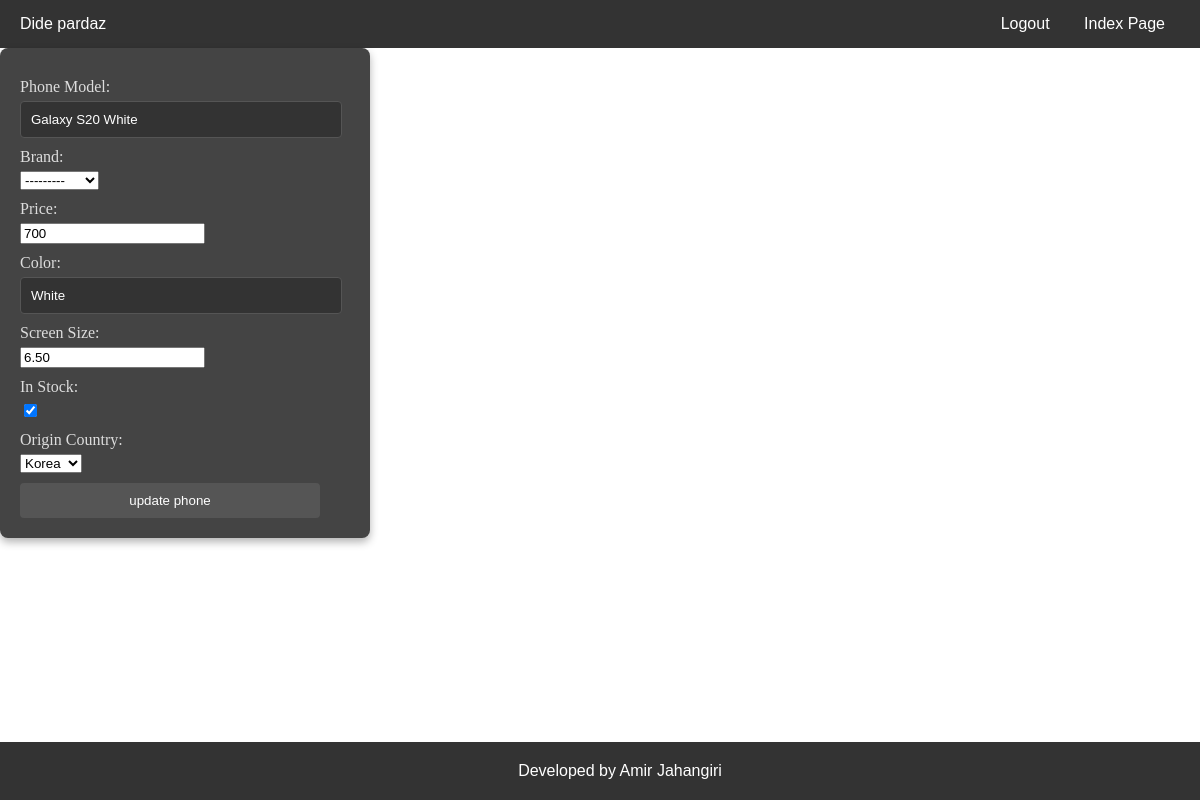
The app's page /update-phone/1 (signed in), older data.
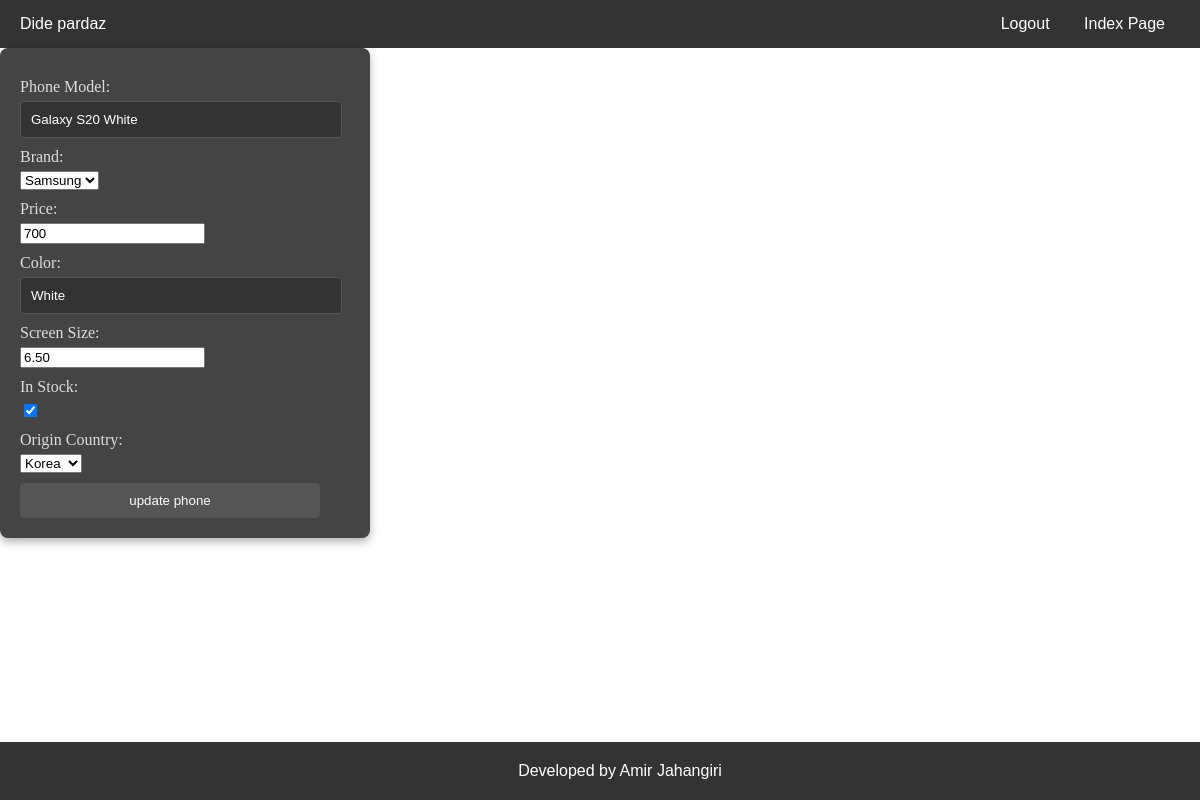
The same page, newer data.
### phone/models.py (models this page shows, shortened)
class Phone(models.Model):
    model = models.CharField(max_length=100, unique=True, verbose_name='phone Model', db_index=True)
    brand = models.ForeignKey('Brand', on_delete=models.CASCADE, verbose_name='Brand', related_name='phones', null=True,
                              blank=True)  # todo : remnvoe null blank
    price = models.PositiveIntegerField(validators=[MinValueValidator(1), ], verbose_name='Price', db_index=True)
    color = models.CharField(max_length=100, verbose_name='Color')
    screen_size = models.DecimalField(
        max_digits=4,
        decimal_places=2,
        validators=[MinValueValidator(0.01)],
        verbose_name='Screen Size'
    )
    in_stock = models.BooleanField(default=True, verbose_name='In Stock')
    origin_country = models.ForeignKey('Country', on_delete=models.CASCADE, verbose_name='Origin Country',
                                       db_index=True)
    created_at = models.DateTimeField(auto_now_add=True, verbose_name='Created at', null=True, blank=True)
    updated_at = models.DateTimeField(auto_now=True, verbose_name='Updated at', null=True, blank=True)
    is_active = models.BooleanField(default=True, verbose_name='is Active')

### phone/views.py (the view, shortened to what this page needs)
# urls.py: path('update-phone/<int:id>', views.UpdatePhoneView.as_view(), name='update-phone'),
class UpdatePhoneView(LoginRequiredMixin, View):
    template_name = 'phone/update_phone.html'
    form_class = CreateUpdatePhoneForm
    def setup(self, request, *args, **kwargs):
        self.phone_instance = get_object_or_404(Phone, id=kwargs.get('id'))
        return super().setup(request, *args, **kwargs)
    def get(self, request, *args, **kwargs):
        form = self.form_class(instance=self.phone_instance)
        return render(request, 'phone/update_phone.html', {'form': form})

### phone/forms.py
class CreateUpdatePhoneForm(forms.ModelForm):
    class Meta:
        model = Phone
        fields = ['model', 'brand', 'price', 'color', 'screen_size', 'in_stock', 'origin_country']

### phone/models.py (called while the page is built)
    def __str__(self):
        return self.name

    def __str__(self):
        return self.title

### phone/templates/phone/update_phone.html (shortened to what this page needs)
{% extends 'base.html' %}
{% block content %}
    <form action="" method="post">
        {{ form.as_p }}
        <button type="submit" value="create phone">update phone</button>
    </form>
{% endblock %}

### templates/base.html (shortened to what this page needs)
<!doctype html>
<html lang="en">
<head>
</head>
<body>
{% include 'includes/header.html' %}
{% block content %}{% endblock %}
{% include 'includes/footer.html' %}
</body>
</html>

### templates/includes/header.html
<header>
    <div>Dide pardaz</div>
    <nav>
        {% if request.user.is_authenticated %}
            <a href="{% url 'account:logout' %}">Logout</a>
            <a href="{% url 'phone:index-page' %}">Index Page</a>
        {% else %}
            <a href="{% url 'account:login' %}">Login</a>
            <a href="{% url 'account:register' %}">Register</a>
        {% endif %}
    </nav>
</header>

### templates/includes/footer.html
<footer>
    Developed by Amir Jahangiri
</footer>

### templates/includes/references.html (style rules this page uses)
body { margin: 0; }
footer { background-color: #333; color: white; text-align: center; padding: 20px; position: fixed; bottom: 0; width: 100%; font-family: Arial, sans-serif; }
header { background-color: #333; color: white; padding: 15px 20px; display: flex; justify-content: space-between; align-items: center; font-family: Arial, sans-serif; }
header nav a { color: white; text-decoration: none; margin: 0 15px; font-size: 16px; }
form { background-color: #444; padding: 20px 50px 20px 20px; border-radius: 8px; box-shadow: 0px 4px 8px rgba(0, 0, 0, 0.3); width: 300px; }
form p { margin: 10px 0; }
label { display: block; margin-bottom: 5px; color: #ddd; }
input[type="text"], input[type="password"], input[type="email"] { width: 100%; padding: 10px; border-radius: 4px; border: 1px solid #555; background-color: #333; color: white; }
button { background-color: #555; color: white; padding: 10px; border: none; border-radius: 4px; width: 100%; cursor: pointer; }

Row changes from the older to the newer data that the page shows:
changed Phone "Galaxy S20 White": brand "---------" → "Samsung"
